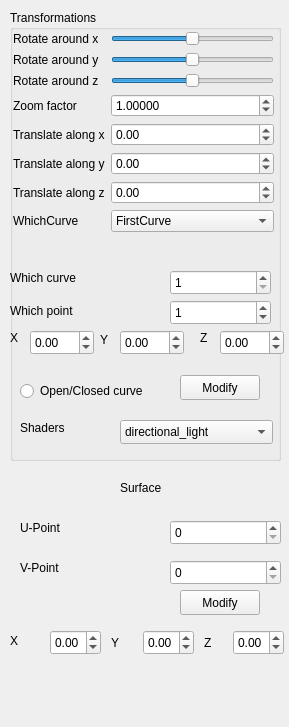
<?xml version="1.0" encoding="UTF-8"?>
<ui version="4.0">
 <class>SideWidget</class>
 <widget class="QWidget" name="SideWidget">
  <property name="geometry">
   <rect>
    <x>0</x>
    <y>0</y>
    <width>289</width>
    <height>727</height>
   </rect>
  </property>
  <property name="sizePolicy">
   <sizepolicy hsizetype="Fixed" vsizetype="Preferred">
    <horstretch>0</horstretch>
    <verstretch>0</verstretch>
   </sizepolicy>
  </property>
  <property name="minimumSize">
   <size>
    <width>269</width>
    <height>0</height>
   </size>
  </property>
  <property name="windowTitle">
   <string>Form</string>
  </property>
  <widget class="QGroupBox" name="groupBox">
   <property name="geometry">
    <rect>
     <x>10</x>
     <y>10</y>
     <width>271</width>
     <height>451</height>
    </rect>
   </property>
   <property name="title">
    <string>Transformations</string>
   </property>
   <widget class="QWidget" name="layoutWidget">
    <property name="geometry">
     <rect>
      <x>3</x>
      <y>21</y>
      <width>261</width>
      <height>381</height>
     </rect>
    </property>
    <layout class="QFormLayout" name="formLayout">
     <item row="0" column="0">
      <widget class="QLabel" name="label">
       <property name="text">
        <string>Rotate around x</string>
       </property>
       <property name="buddy">
        <cstring>rotate_x_slider</cstring>
       </property>
      </widget>
     </item>
     <item row="0" column="1">
      <widget class="QSlider" name="rotate_x_slider">
       <property name="minimum">
        <number>-180</number>
       </property>
       <property name="maximum">
        <number>180</number>
       </property>
       <property name="orientation">
        <enum>Qt::Horizontal</enum>
       </property>
      </widget>
     </item>
     <item row="1" column="0">
      <widget class="QLabel" name="label_2">
       <property name="text">
        <string>Rotate around y</string>
       </property>
       <property name="buddy">
        <cstring>rotate_y_slider</cstring>
       </property>
      </widget>
     </item>
     <item row="1" column="1">
      <widget class="QSlider" name="rotate_y_slider">
       <property name="minimum">
        <number>-180</number>
       </property>
       <property name="maximum">
        <number>180</number>
       </property>
       <property name="orientation">
        <enum>Qt::Horizontal</enum>
       </property>
      </widget>
     </item>
     <item row="2" column="0">
      <widget class="QLabel" name="label_3">
       <property name="text">
        <string>Rotate around z</string>
       </property>
       <property name="buddy">
        <cstring>rotate_z_slider</cstring>
       </property>
      </widget>
     </item>
     <item row="2" column="1">
      <widget class="QSlider" name="rotate_z_slider">
       <property name="minimum">
        <number>-180</number>
       </property>
       <property name="maximum">
        <number>180</number>
       </property>
       <property name="orientation">
        <enum>Qt::Horizontal</enum>
       </property>
      </widget>
     </item>
     <item row="3" column="0">
      <widget class="QLabel" name="label_4">
       <property name="text">
        <string>Zoom factor</string>
       </property>
       <property name="buddy">
        <cstring>zoom_factor_spin_box</cstring>
       </property>
      </widget>
     </item>
     <item row="3" column="1">
      <widget class="QDoubleSpinBox" name="zoom_factor_spin_box">
       <property name="toolTip">
        <string/>
       </property>
       <property name="decimals">
        <number>5</number>
       </property>
       <property name="minimum">
        <double>0.000100000000000</double>
       </property>
       <property name="maximum">
        <double>10000.000000000000000</double>
       </property>
       <property name="singleStep">
        <double>0.100000000000000</double>
       </property>
       <property name="value">
        <double>1.000000000000000</double>
       </property>
      </widget>
     </item>
     <item row="4" column="0">
      <widget class="QLabel" name="label_5">
       <property name="text">
        <string>Translate along x</string>
       </property>
       <property name="buddy">
        <cstring>trans_x_spin_box</cstring>
       </property>
      </widget>
     </item>
     <item row="4" column="1">
      <widget class="QDoubleSpinBox" name="trans_x_spin_box">
       <property name="minimum">
        <double>-100.000000000000000</double>
       </property>
       <property name="maximum">
        <double>100.000000000000000</double>
       </property>
       <property name="singleStep">
        <double>0.100000000000000</double>
       </property>
      </widget>
     </item>
     <item row="5" column="0">
      <widget class="QLabel" name="label_6">
       <property name="text">
        <string>Translate along y</string>
       </property>
       <property name="buddy">
        <cstring>trans_y_spin_box</cstring>
       </property>
      </widget>
     </item>
     <item row="5" column="1">
      <widget class="QDoubleSpinBox" name="trans_y_spin_box">
       <property name="minimum">
        <double>-100.000000000000000</double>
       </property>
       <property name="maximum">
        <double>100.000000000000000</double>
       </property>
       <property name="singleStep">
        <double>0.100000000000000</double>
       </property>
      </widget>
     </item>
     <item row="7" column="0">
      <widget class="QLabel" name="label_7">
       <property name="text">
        <string>Translate along z</string>
       </property>
       <property name="buddy">
        <cstring>trans_z_spin_box</cstring>
       </property>
      </widget>
     </item>
     <item row="7" column="1">
      <widget class="QDoubleSpinBox" name="trans_z_spin_box">
       <property name="minimum">
        <double>-100.000000000000000</double>
       </property>
       <property name="maximum">
        <double>100.000000000000000</double>
       </property>
       <property name="singleStep">
        <double>0.100000000000000</double>
       </property>
      </widget>
     </item>
     <item row="8" column="0">
      <widget class="QLabel" name="label_8">
       <property name="text">
        <string>WhichCurve</string>
       </property>
      </widget>
     </item>
     <item row="8" column="1">
      <widget class="QComboBox" name="pcCombo">
       <item>
        <property name="text">
         <string>FirstCurve</string>
        </property>
       </item>
       <item>
        <property name="text">
         <string>SecondCurve</string>
        </property>
       </item>
       <item>
        <property name="text">
         <string>vivianCurve</string>
        </property>
       </item>
       <item>
        <property name="text">
         <string>ThirdCurve</string>
        </property>
       </item>
       <item>
        <property name="text">
         <string>roseCurve</string>
        </property>
       </item>
      </widget>
     </item>
    </layout>
   </widget>
   <widget class="QPushButton" name="button1">
    <property name="geometry">
     <rect>
      <x>170</x>
      <y>365</y>
      <width>80</width>
      <height>25</height>
     </rect>
    </property>
    <property name="text">
     <string>Modify</string>
    </property>
   </widget>
   <widget class="QRadioButton" name="radioButtonOpeClosedCurve">
    <property name="geometry">
     <rect>
      <x>10</x>
      <y>370</y>
      <width>141</width>
      <height>22</height>
     </rect>
    </property>
    <property name="text">
     <string>Open/Closed curve</string>
    </property>
   </widget>
   <widget class="QComboBox" name="cbShader">
    <property name="geometry">
     <rect>
      <x>110</x>
      <y>410</y>
      <width>153</width>
      <height>24</height>
     </rect>
    </property>
    <property name="currentIndex">
     <number>0</number>
    </property>
    <property name="maxVisibleItems">
     <number>20</number>
    </property>
    <item>
     <property name="text">
      <string>directional_light</string>
     </property>
    </item>
    <item>
     <property name="text">
      <string>reflection_lines</string>
     </property>
    </item>
    <item>
     <property name="text">
      <string>toon</string>
     </property>
    </item>
    <item>
     <property name="text">
      <string>two_sided_lighting</string>
     </property>
    </item>
   </widget>
   <widget class="QLabel" name="label_14">
    <property name="geometry">
     <rect>
      <x>10</x>
      <y>410</y>
      <width>55</width>
      <height>16</height>
     </rect>
    </property>
    <property name="text">
     <string>Shaders</string>
    </property>
   </widget>
  </widget>
  <widget class="QSpinBox" name="curveSpinBox">
   <property name="geometry">
    <rect>
     <x>170</x>
     <y>270</y>
     <width>101</width>
     <height>25</height>
    </rect>
   </property>
   <property name="minimum">
    <number>1</number>
   </property>
  </widget>
  <widget class="QLabel" name="label_9">
   <property name="geometry">
    <rect>
     <x>10</x>
     <y>270</y>
     <width>131</width>
     <height>16</height>
    </rect>
   </property>
   <property name="text">
    <string>Which curve</string>
   </property>
  </widget>
  <widget class="QLabel" name="label_10">
   <property name="geometry">
    <rect>
     <x>10</x>
     <y>300</y>
     <width>141</width>
     <height>21</height>
    </rect>
   </property>
   <property name="text">
    <string>Which point</string>
   </property>
  </widget>
  <widget class="QLabel" name="label_11">
   <property name="geometry">
    <rect>
     <x>10</x>
     <y>330</y>
     <width>16</width>
     <height>16</height>
    </rect>
   </property>
   <property name="text">
    <string>X</string>
   </property>
  </widget>
  <widget class="QLabel" name="label_12">
   <property name="geometry">
    <rect>
     <x>100</x>
     <y>330</y>
     <width>21</width>
     <height>20</height>
    </rect>
   </property>
   <property name="text">
    <string>Y</string>
   </property>
  </widget>
  <widget class="QLabel" name="label_13">
   <property name="geometry">
    <rect>
     <x>200</x>
     <y>330</y>
     <width>21</width>
     <height>16</height>
    </rect>
   </property>
   <property name="text">
    <string>Z</string>
   </property>
  </widget>
  <widget class="QDoubleSpinBox" name="xDoubleSpinBox">
   <property name="geometry">
    <rect>
     <x>30</x>
     <y>330</y>
     <width>64</width>
     <height>25</height>
    </rect>
   </property>
   <property name="minimum">
    <double>-100.000000000000000</double>
   </property>
   <property name="singleStep">
    <double>0.100000000000000</double>
   </property>
  </widget>
  <widget class="QDoubleSpinBox" name="yDoubleSpinBox">
   <property name="geometry">
    <rect>
     <x>120</x>
     <y>330</y>
     <width>64</width>
     <height>25</height>
    </rect>
   </property>
   <property name="minimum">
    <double>-100.000000000000000</double>
   </property>
   <property name="singleStep">
    <double>0.100000000000000</double>
   </property>
  </widget>
  <widget class="QDoubleSpinBox" name="zDoubleSpinBox">
   <property name="geometry">
    <rect>
     <x>220</x>
     <y>330</y>
     <width>64</width>
     <height>25</height>
    </rect>
   </property>
   <property name="minimum">
    <double>-100.000000000000000</double>
   </property>
   <property name="singleStep">
    <double>0.100000000000000</double>
   </property>
  </widget>
  <widget class="QSpinBox" name="pointSpinBox">
   <property name="geometry">
    <rect>
     <x>170</x>
     <y>300</y>
     <width>101</width>
     <height>25</height>
    </rect>
   </property>
   <property name="minimum">
    <number>0</number>
   </property>
   <property name="maximum">
    <number>100</number>
   </property>
   <property name="value">
    <number>1</number>
   </property>
  </widget>
  <widget class="QLabel" name="label_15">
   <property name="geometry">
    <rect>
     <x>120</x>
     <y>480</y>
     <width>51</width>
     <height>16</height>
    </rect>
   </property>
   <property name="text">
    <string>Surface</string>
   </property>
  </widget>
  <widget class="QLabel" name="label_16">
   <property name="geometry">
    <rect>
     <x>20</x>
     <y>520</y>
     <width>55</width>
     <height>16</height>
    </rect>
   </property>
   <property name="text">
    <string>U-Point</string>
   </property>
  </widget>
  <widget class="QLabel" name="label_17">
   <property name="geometry">
    <rect>
     <x>20</x>
     <y>560</y>
     <width>55</width>
     <height>16</height>
    </rect>
   </property>
   <property name="text">
    <string>V-Point</string>
   </property>
  </widget>
  <widget class="QPushButton" name="surfaceModifyButton">
   <property name="geometry">
    <rect>
     <x>180</x>
     <y>590</y>
     <width>80</width>
     <height>25</height>
    </rect>
   </property>
   <property name="text">
    <string>Modify</string>
   </property>
  </widget>
  <widget class="QSpinBox" name="UspinBox">
   <property name="geometry">
    <rect>
     <x>170</x>
     <y>520</y>
     <width>111</width>
     <height>25</height>
    </rect>
   </property>
  </widget>
  <widget class="QSpinBox" name="VspinBox">
   <property name="geometry">
    <rect>
     <x>170</x>
     <y>560</y>
     <width>111</width>
     <height>25</height>
    </rect>
   </property>
  </widget>
  <widget class="QLabel" name="label_18">
   <property name="geometry">
    <rect>
     <x>10</x>
     <y>633</y>
     <width>21</width>
     <height>16</height>
    </rect>
   </property>
   <property name="text">
    <string>X</string>
   </property>
  </widget>
  <widget class="QLabel" name="label_21">
   <property name="geometry">
    <rect>
     <x>111</x>
     <y>635</y>
     <width>21</width>
     <height>16</height>
    </rect>
   </property>
   <property name="text">
    <string>Y</string>
   </property>
  </widget>
  <widget class="QLabel" name="label_22">
   <property name="geometry">
    <rect>
     <x>204</x>
     <y>635</y>
     <width>21</width>
     <height>16</height>
    </rect>
   </property>
   <property name="text">
    <string>Z</string>
   </property>
  </widget>
  <widget class="QDoubleSpinBox" name="patchXSpinBox">
   <property name="geometry">
    <rect>
     <x>50</x>
     <y>630</y>
     <width>51</width>
     <height>25</height>
    </rect>
   </property>
   <property name="minimum">
    <double>-100.000000000000000</double>
   </property>
   <property name="singleStep">
    <double>0.100000000000000</double>
   </property>
  </widget>
  <widget class="QDoubleSpinBox" name="patchYSpinBox">
   <property name="geometry">
    <rect>
     <x>143</x>
     <y>630</y>
     <width>51</width>
     <height>25</height>
    </rect>
   </property>
   <property name="minimum">
    <double>-100.000000000000000</double>
   </property>
   <property name="singleStep">
    <double>0.100000000000000</double>
   </property>
  </widget>
  <widget class="QDoubleSpinBox" name="patchZSpinBox">
   <property name="geometry">
    <rect>
     <x>233</x>
     <y>630</y>
     <width>51</width>
     <height>25</height>
    </rect>
   </property>
   <property name="minimum">
    <double>-100.000000000000000</double>
   </property>
   <property name="singleStep">
    <double>0.100000000000000</double>
   </property>
  </widget>
 </widget>
 <resources/>
 <connections/>
</ui>
